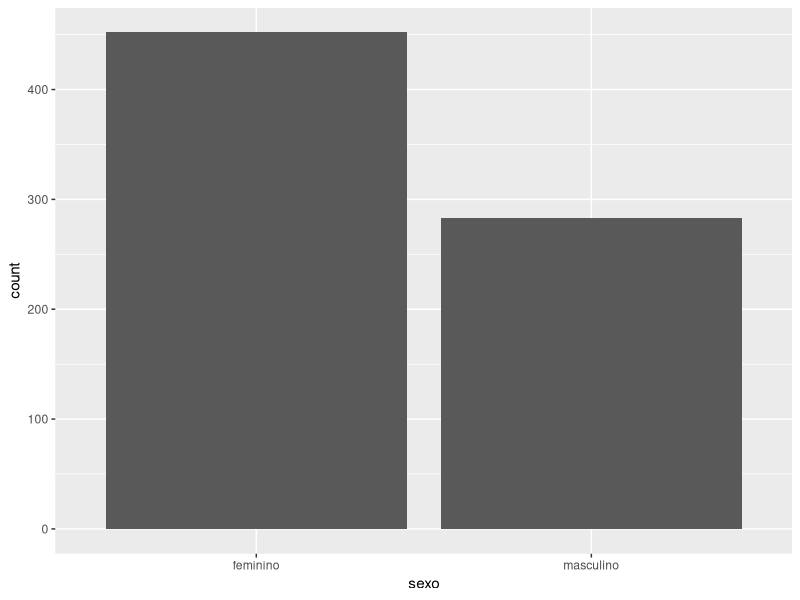
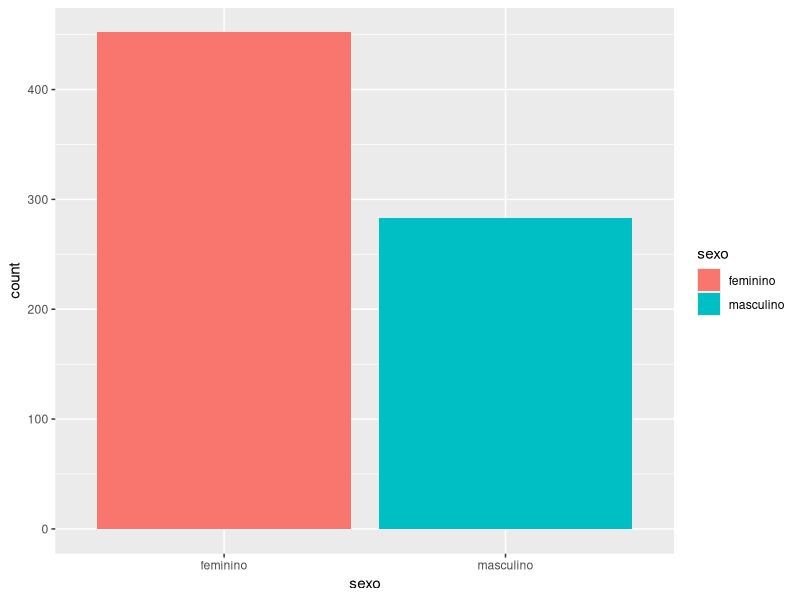
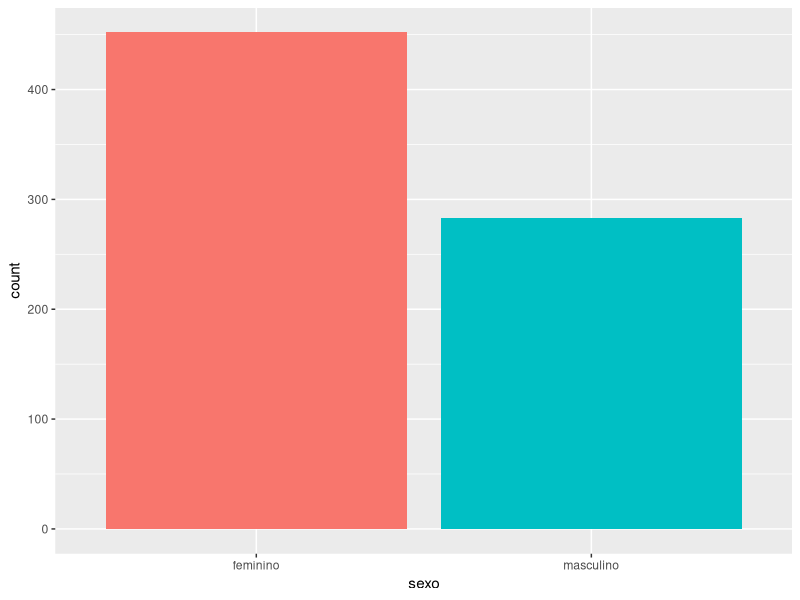
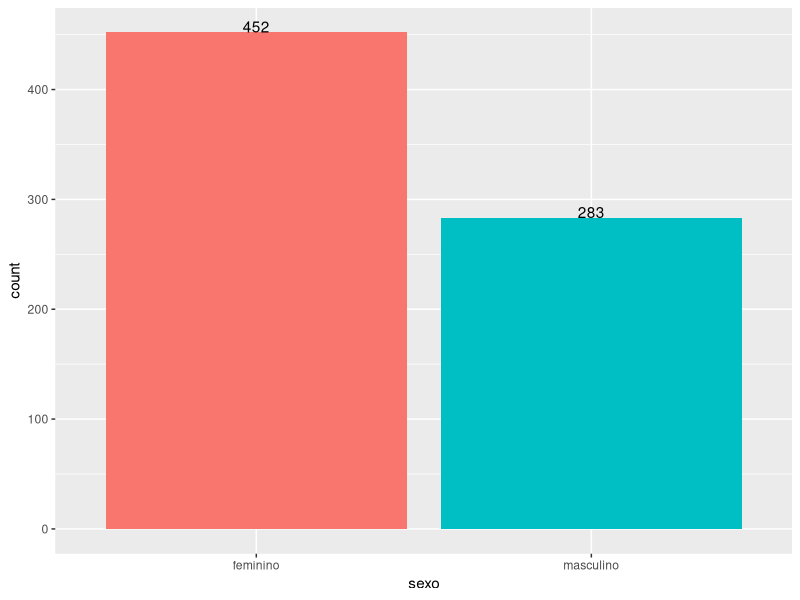
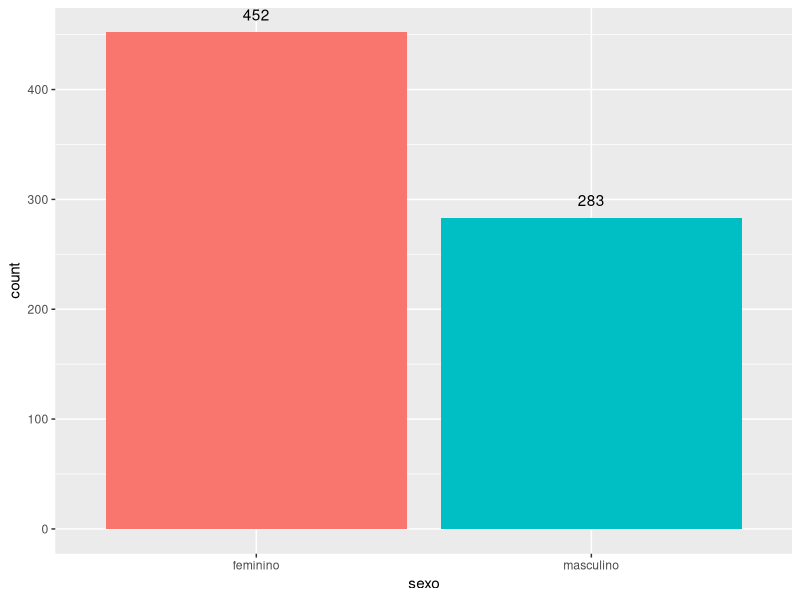
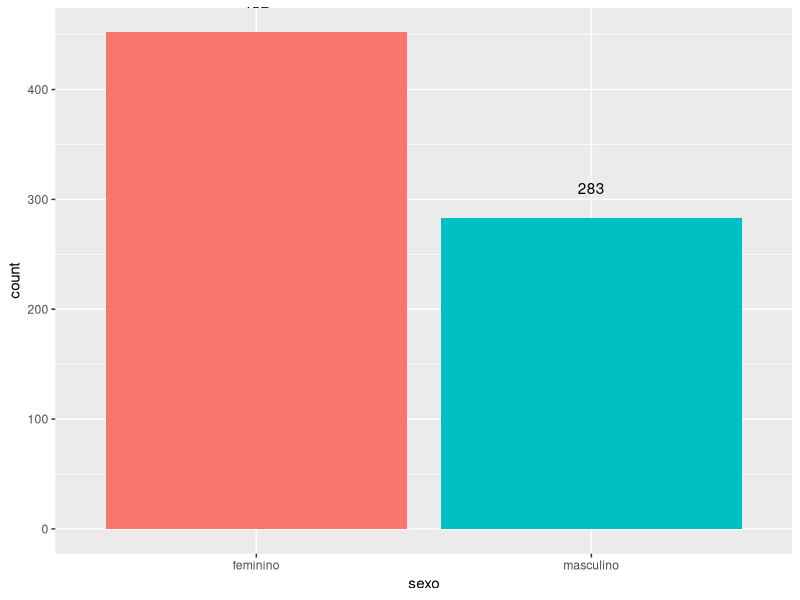
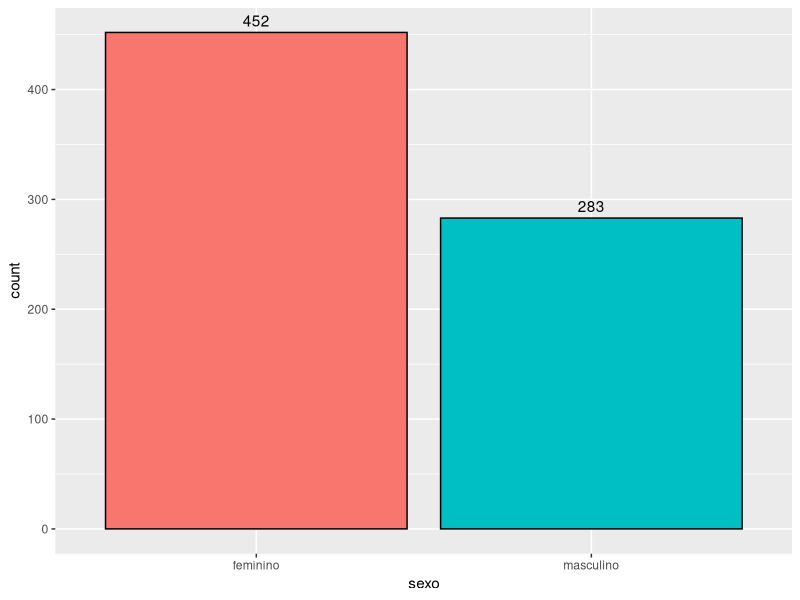
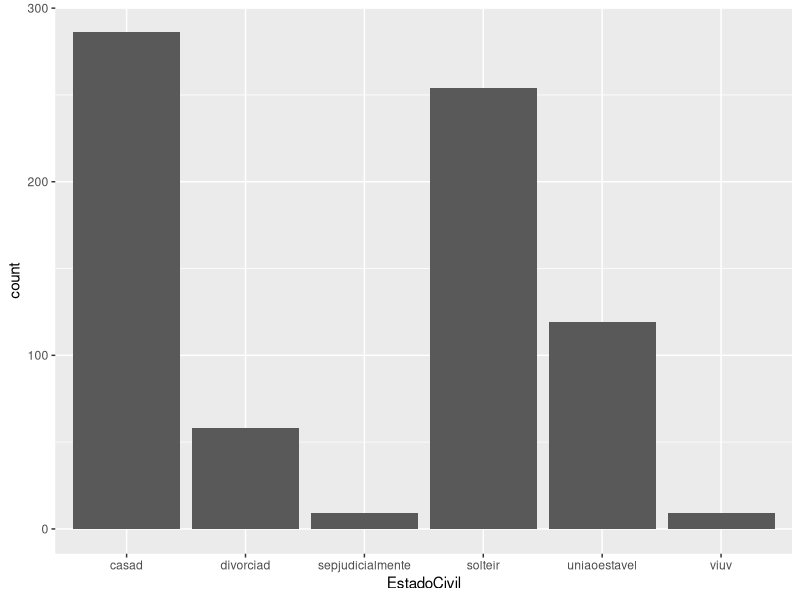

The R script that drew these images, in order:
## ---- chunk 1
library(dplyr)
## ---- chunk 2
library(magrittr)
## ---- chunk 3
set.seed(100) # serve para que a geração de números aleatórios possa ser reproduzida

# função que divide por 10
div <- function(x){
  return(x/10)
}

# criando o vetor
y <- rnorm(20, 10, 1) # 20 números com média 10 e desvio 1

# calculando a média do vetor
mean(div(y))
## ---- chunk 4
set.seed(100)

# criando o vetor
y <- rnorm(20, 10, 1) # 20 números com média 10 e desvio 1

# calculando a média do vetor
y %>% div() %>% mean()

# se preferir um abaixo do outro:
y %>% 
  div() %>% 
  mean()
## ---- chunk 5
dados <- read.csv("dados.csv", header = TRUE, sep = "")
## ---- chunk 6
# visualizando a tabela - dados
dados[1:10,]
## ---- chunk 7
dados %>% 
  select(DataNascimento)
## ---- chunk 8
select(dados, DataNascimento)
## ---- chunk 9
dados %>% 
  select(sexo, idade)
## ---- chunk 10

## ---- chunk 11
dados %>% 
  select(sexo, idade, carreira, BaseCalculoMensal)
## ---- chunk 12
dados %>% 
  filter(EstadoCivil == "solteir")
## ---- chunk 13

## ---- chunk 14
dados %>% 
  filter(EstadoCivil != "divociad")
## ---- chunk 15
# Filtrando os soteiros e Professores
dados %>% 
  filter(EstadoCivil == "solteir", carreira == "PROFESSOR")
## ---- chunk 16
dados %>% 
  filter(EstadoCivil == "casad", idade > 30)
## ---- chunk 17
dados %>% 
  filter(EstadoCivil == "casad", idade > 30) %>% 
  select(-EstadoCivil)
## ---- chunk 18

## ---- chunk 19
dados %>% 
  filter(EstadoCivil == "casad" | EstadoCivil == "solteir", 
         idade >= 30 & idade <= 40, carreira == "PROFESSOR") %>% 
  select(-carreira)
## ---- chunk 20
dados %>% 
  filter(EstadoCivil == "casad" | EstadoCivil == "solteir",
         idade >= 50 & idade <= 60) %>% 
  select(idade, EstadoCivil, temposervico, BaseCalculoMensal)
## ---- chunk 21

## ---- chunk 22
dados %>% 
  filter(sexo == "feminino", EstadoCivil == "solteir") %>% 
  select(carreira, BaseCalculoMensal)
## ---- chunk 23

## ---- chunk 24
dados %>% 
  filter(EstadoCivil == "divorciad" | EstadoCivil == "sepjudicialmente", idade <= 50) %>% 
  select(sexo, EstadoCivil, carreira, idade, BaseCalculoMensal)

## ---- chunk 25
dados %>% 
  filter(EstadoCivil != "casad", idade > 40) %>% 
  select(sexo, EstadoCivil, carreira, idade, BaseCalculoMensal)
## ---- chunk 26

## ---- chunk 27
dados %>% 
  filter(EstadoCivil == "casad" | EstadoCivil == "uniaoestavel" | EstadoCivil == "solteir", idade > 50, BaseCalculoMensal >= 2000 & BaseCalculoMensal <= 3000) %>% 
  select(sexo, idade, EstadoCivil, carreira, BaseCalculoMensal)
## ---- chunk 28

## ---- chunk 29
dados %>% 
  filter(EstadoCivil == "casad" | EstadoCivil == "uniaoestavel" | EstadoCivil == "solteir", idade > 50, BaseCalculoMensal >= 3000) %>% 
  select(sexo, idade, EstadoCivil, carreira, BaseCalculoMensal)
## ---- chunk 30
dados %>% 
  arrange(idade)
## ---- chunk 31
dados %>% 
  arrange(idade, BaseCalculoMensal)
## ---- chunk 32
dados %>% 
  arrange(desc(idade), BaseCalculoMensal)
## ---- chunk 33

## ---- chunk 34
dados %>% 
  mutate(BaseCalculo6meses = BaseCalculoMensal * 6)
## ---- chunk 35
dados %>% 
  mutate(BaseCalculo6meses = BaseCalculoMensal * 6) %>% 
  select(idade, BaseCalculoMensal, BaseCalculo6meses)
## ---- chunk 36
dados %>% 
  filter(EstadoCivil == "solteir", idade >= 30 & idade <= 50) %>% 
  mutate(BaseCalculo6meses = BaseCalculoMensal * 13) %>% 
  arrange(idade, BaseCalculo6meses) %>% 
  select(sexo, idade, carreira, BaseCalculo6meses)
## ---- chunk 37
dados %>% 
  summarize(media_Base = mean(BaseCalculoMensal))

## ---- chunk 38
dados %>% 
  na.omit() %>% 
  summarize(media_Base = mean(BaseCalculoMensal))
## ---- chunk 39
dados %>% 
  na.omit() %>% 
  group_by(sexo) %>% 
  summarize(media = mean(BaseCalculoMensal))
## ---- chunk 40
dados <- na.omit(dados)
# conferir se tem NA
which(is.na(dados))
## ---- chunk 41
dados %>% 
  group_by(sexo) %>% 
  summarize(quantidade = n(), media = mean(BaseCalculoMensal), desvio_padrao = sd(BaseCalculoMensal))
## ---- chunk 42
dados %>%
  group_by(EstadoCivil) %>% 
  summarize(quantidade = n(), media = mean(BaseCalculoMensal), desvio_padrao = sd(BaseCalculoMensal))
## ---- chunk 43
dados %>% 
  group_by(sexo, EstadoCivil) %>% 
  summarize(quantidade = n(), media = mean(BaseCalculoMensal), desvio_padrao = sd(BaseCalculoMensal))
## ---- chunk 44

## ---- chunk 45
dados %>% 
  group_by(carreira) %>% 
  summarize(quantidade = n(), media = mean(BaseCalculoMensal), desvio_padrao = sd(BaseCalculoMensal))
## ---- chunk 46
carreiras_base <- dados %>% 
  group_by(carreira) %>% 
  summarize(quantidade = n(), media = mean(BaseCalculoMensal), desvio_padrao = sd(BaseCalculoMensal))
## ---- chunk 47

## ---- chunk 48
arrange(carreiras_base, desc(media))
## ---- chunk 49

## ---- chunk 50
dados %>% 
  summarize(quantidade = n(), media_idade = mean(idade), mediana_idade = median(idade), desvio_idade = sd(idade), min_idade = min(idade), max_idade = max(idade))

## ---- chunk 51
dados %>% 
  group_by(sexo) %>% 
  summarize(quantidade = n(), media_idade = mean(idade), mediana_idade = median(idade), desvio_idade = sd(idade), min_idade = min(idade), max_idade = max(idade))
## ---- chunk 52

## ---- chunk 53
dados %>% 
  group_by(sexo) %>% 
  filter(EstadoCivil == "divorciad" | EstadoCivil == "viuv") %>% 
  summarize(quantidade = n(), media_idade = mean(idade), mediana_idade = median(idade), desvio_idade = sd(idade), min_idade = min(idade), max_idade = max(idade))
## ---- chunk 54

## ---- chunk 55
dados %>% 
  group_by(sexo, EstadoCivil) %>% 
  select(sexo, EstadoCivil, idade, BaseCalculoMensal) %>% 
  summarize(n = n(), media_base = mean(BaseCalculoMensal), media_idade = mean(idade), desvio_base = sd(BaseCalculoMensal), desvio_idade = sd(idade)) %>% 
  arrange()
## ---- chunk 56
library(ggplot2)
## ---- chunk 57
base <- read.csv("dados_estatisticas_final.csv", header = TRUE, sep = ",") # ver dados - criou com separador ","
head(base)
## ---- chunk 58
str(base)
## ---- chunk 59
# Vamos visualizar um gráfico de barras par o sexo
ggplot(data = base, mapping = aes(sexo)) + 
  geom_bar()
## ---- chunk 60
# decidi por salvar o código do ggplot() à variável "p"
p <- ggplot(data = base, mapping = aes(x = sexo, fill = sexo)) + 
  geom_bar()

# visualizar
print(p)
## ---- chunk 61
# Se você deseja saber a quantidade de pessoas para cada sexo, use a função table()
table(base$sexo)

# gráfico sem legenda
p <- p + guides(fill = FALSE)
print(p)
## ---- chunk 62
p + geom_text(stat="count", aes(label=..count..), vjust=0)
## ---- chunk 63
# ajustando para negativo, os valores se distanciam do eixo x
p + geom_text(stat="count", aes(label=..count..), vjust=-1)
p + geom_text(stat="count", aes(label=..count..), vjust=-2)
## ---- chunk 64
# adicionando um contorno preto
ggplot(data = base, mapping = aes(x = sexo, fill = sexo)) + 
  geom_bar(colour = "black") + 
  geom_text(stat="count", aes(label = ..count..), vjust=-0.5) +
  guides(fill = FALSE)
## ---- chunk 65
# gráfico de barras para Estado Civil em escala cinza

## ---- chunk 66
# gráfico de barras para Estado Civil colorido

## ---- chunk 67
# gráfico de barras para Estado Civil sem legenda

## ---- chunk 68
# gráfico de barras para Estado Civil sem legenda e com numeração acima das barras

## ---- chunk 69
# gráfico de barras para Estado Civil sem legenda e com numeração acima das barras e com contorno preto

## ---- chunk 70
# Queremos ver agora o gráfico de barras para o estado civil
ggplot(data = base, mapping = aes(x = EstadoCivil)) + 
  geom_bar()

# com cores
ggplot(data = base, mapping = aes(x = EstadoCivil, fill = EstadoCivil)) + 
  geom_bar()

# com cores e sem legenda
ggplot(data = base, mapping = aes(x = EstadoCivil, fill = EstadoCivil)) + 
  geom_bar() + guides(fill = FALSE)

# com os valores em cima das barras e sem legenda
ggplot(data = base, mapping = aes(x = EstadoCivil, fill = EstadoCivil)) + 
  geom_bar() + 
  geom_text(stat = 'count', aes(label = ..count..), vjust=-0.5) + 
  guides(fill = FALSE)

# com os valores em cima das barras e sem legenda e com contorno preto
ggplot(data = base, mapping = aes(x = EstadoCivil, fill = EstadoCivil)) + 
  geom_bar(colour="black") + 
  geom_text(stat = 'count', aes(label = ..count..), vjust=-0.5) + 
  guides(fill = FALSE)
## ---- chunk 71
# criando a variável `b` que representa a quantidade por estado civil. A função count() é da biblioteca dplyr.
b <- base %>%
      count(EstadoCivil)
# mostrando `b`
b

# criando o gráfico de barras para o estado civil ordenando de forma crescente
ggplot(data = b, mapping = aes(x = reorder(EstadoCivil, -n), y = n, fill = EstadoCivil)) + 
  geom_bar(stat="identity", colour="black") +  
  geom_text(aes(label = n),vjust=-0.5) 

## ---- chunk 72

## ---- chunk 73
ggplot(data = b, mapping = aes(x = reorder(EstadoCivil, n), y = n, fill = EstadoCivil)) + 
  geom_bar(stat="identity", colour="black") +  
  geom_text(aes(label = n),vjust=-0.5) +
  guides(fill=FALSE)
## ---- chunk 74

## ---- chunk 75
# dica: veja quantas pessoas por carreira de forma decrescente: 
base %>% 
  count(carreira) %>% 
  arrange(desc(n))

ggplot(data = base) + 
  geom_bar(mapping = aes(x = carreira, fill = carreira)) +
  guides(fill = FALSE)

## ---- chunk 76

## ---- chunk 77

base_carreiras <- base %>% 
                  filter(carreira == "PROFESSOR" | carreira == "ENFERMEIRO" | 
                         carreira == "MOTORISTA" | carreira == "AG. COM. SAUDE" |
                         carreira == "AGENTE ADM.")
base_carreiras

b2 <- base_carreiras %>% 
        count(carreira)

b2

ggplot(data = b2, mapping = aes(x = reorder(carreira, -n), y = n, fill = carreira)) +
  geom_bar(stat = "identity", colour = "black") +  
  geom_text(aes(label = n),vjust=-0.5) + 
  guides(fill=FALSE)
## ---- chunk 78

## ---- chunk 79
ggplot(data = b2, mapping = aes(x = reorder(carreira, -n), y = n, fill = carreira)) +
  geom_bar(stat = "identity", colour = "black") +  
  geom_text(aes(label = n),vjust=-0.5) + 
  xlab("Profissão") + ylab("Quantidade") + ggtitle("Gráfico de Barras para Profissão") + 
  guides(fill=FALSE)
